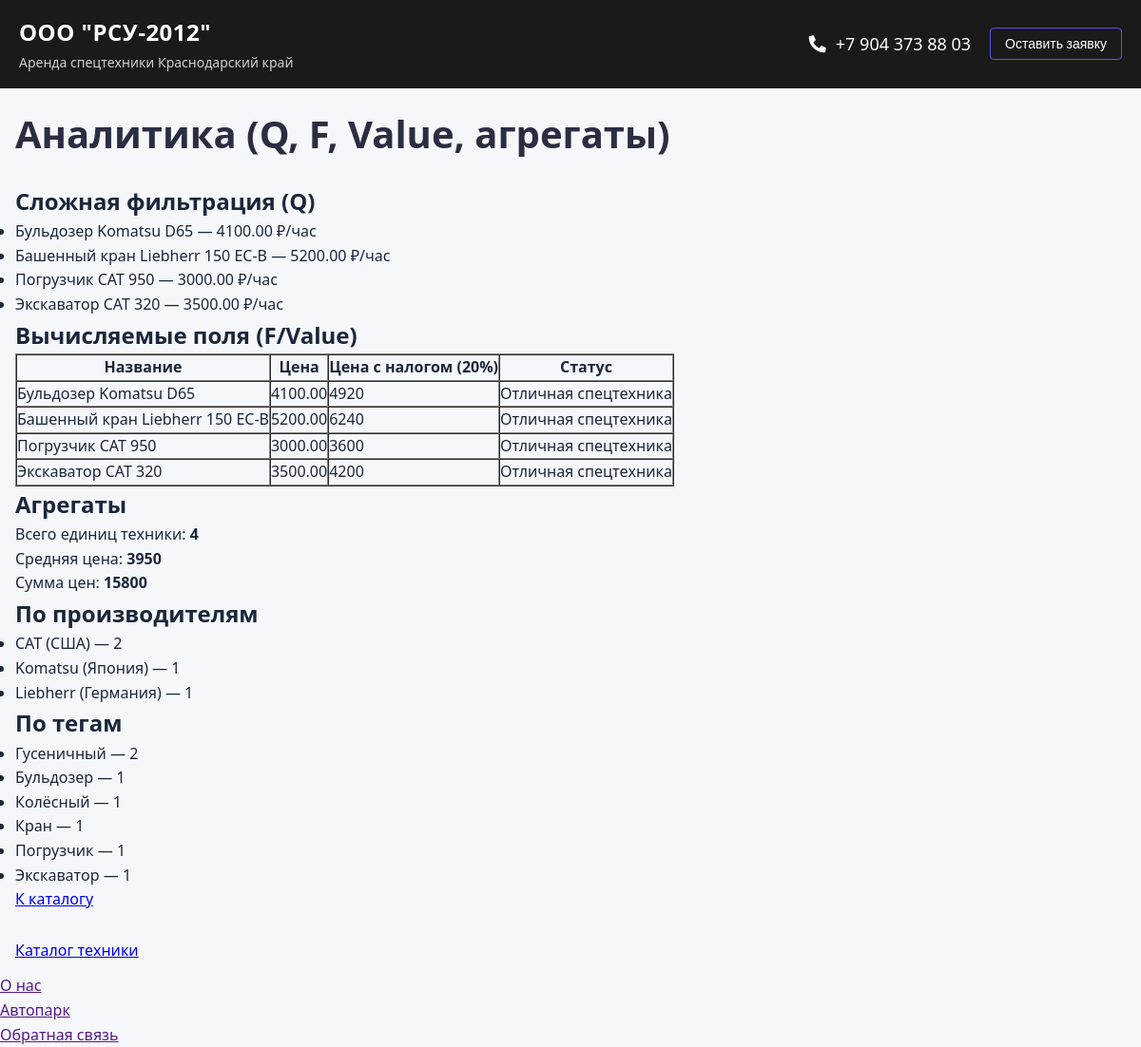
The page /analytics/ on the database its author committed.
### bid/models.py (models this page shows, shortened)
class Equipment(models.Model):
    class Status(models.IntegerChoices):
        DRAFT = 0, 'Черновик'
        PUBLISHED = 1, 'Опубликовано'
    title = models.CharField(max_length=255, verbose_name="Название техники")
    slug = models.SlugField(max_length=255, unique=True, db_index=True, verbose_name="URL")
    description = models.TextField(blank=True, verbose_name="Описание")
    price_per_hour = models.DecimalField(max_digits=10, decimal_places=2, verbose_name="Цена за час, ₽")
    time_create = models.DateTimeField(auto_now_add=True, verbose_name="Время создания")
    time_update = models.DateTimeField(auto_now=True, verbose_name="Время обновления")
    status = models.IntegerField(choices=Status.choices, default=Status.DRAFT, verbose_name="Публикация")
    manufacturer = models.ForeignKey(
        'Manufacturer',
        on_delete=models.SET_NULL,
        related_name='equipment',
        verbose_name="Производитель",
        null=True,
        blank=True,
    )
    tags = models.ManyToManyField(
        'Tag',
        related_name='equipment',
        verbose_name="Теги",
        blank=True,
    )
    objects = models.Manager()
    published = PublishedManager()
    class Meta:
        ordering = ['-time_create']
        indexes = [models.Index(fields=['-time_create'])]
        verbose_name = 'Единица техники'
        verbose_name_plural = 'Единицы техники'

class Manufacturer(models.Model):
    name = models.CharField(max_length=255, verbose_name="Производитель")
    country = models.CharField(max_length=100, verbose_name="Страна")
    class Meta:
        verbose_name = 'Производитель'
        verbose_name_plural = 'Производители'
        ordering = ['name']

class Tag(models.Model):
    name = models.CharField(max_length=50, unique=True, verbose_name="Тег")
    class Meta:
        verbose_name = 'Тег'
        verbose_name_plural = 'Теги'
        ordering = ['name']

### bid/views.py (the view)
# urls.py: path('analytics/', views.analytics_demo, name='analytics_demo'),
def analytics_demo(request):
    q_equipment = Equipment.objects.filter(
        Q(price_per_hour__gt=2500) | Q(title__icontains='экскават')
    )
    equipment_with_tax = Equipment.objects.annotate(
        price_with_tax=ExpressionWrapper(
            F('price_per_hour') * Value(Decimal('1.20')),
            output_field=DecimalField(max_digits=12, decimal_places=2),
        ),
        status_message=Value('Отличная спецтехника'),
    ).values('title', 'price_per_hour', 'price_with_tax', 'status_message')[:20]
    totals = Equipment.objects.aggregate(
        total_count=Count('id'),
        avg_price=Avg('price_per_hour'),
        sum_price=Sum('price_per_hour'),
    )
    by_manufacturer = (
        Manufacturer.objects
        .annotate(equipment_count=Count('equipment'))
        .values('name', 'country', 'equipment_count')
        .order_by('-equipment_count', 'name')
    )
    by_tag = (
        Tag.objects
        .annotate(equipment_count=Count('equipment'))
        .values('name', 'equipment_count')
        .order_by('-equipment_count', 'name')
    )
    context = {
        'q_equipment': q_equipment[:20],
        'equipment_with_tax': list(equipment_with_tax),
        'totals': totals,
        'by_manufacturer': list(by_manufacturer),
        'by_tag': list(by_tag),
    }
    return render(request, 'bid/analytics.html', context)

### homepage/templatetags/footernav.py (called while the page is built)
@register.simple_tag()
def get_categories():
    return views.menu

### templates/bid/analytics.html
{% extends 'base.html' %}
{% block content %}
<div class="container">
  <h1>Аналитика (Q, F, Value, агрегаты)</h1>
  <h2>Сложная фильтрация (Q)</h2>
  <ul>
    {% for e in q_equipment %}
      <li>{{ e.title }} — {{ e.price_per_hour }} ₽/час</li>
    {% empty %}
      <li>Ничего не найдено</li>
    {% endfor %}
  </ul>
  <h2>Вычисляемые поля (F/Value)</h2>
  <table border="1" cellpadding="6" cellspacing="0">
    <tr>
      <th>Название</th>
      <th>Цена</th>
      <th>Цена с налогом (20%)</th>
      <th>Статус</th>
    </tr>
    {% for e in equipment_with_tax %}
    <tr>
      <td>{{ e.title }}</td>
      <td>{{ e.price_per_hour }}</td>
      <td>{{ e.price_with_tax }}</td>
      <td>{{ e.status_message }}</td>
    </tr>
    {% endfor %}
  </table>
  <h2>Агрегаты</h2>
  <p>Всего единиц техники: <strong>{{ totals.total_count }}</strong></p>
  <p>Средняя цена: <strong>{{ totals.avg_price }}</strong></p>
  <p>Сумма цен: <strong>{{ totals.sum_price }}</strong></p>
  <h2>По производителям</h2>
  <ul>
    {% for row in by_manufacturer %}
      <li>{{ row.name }} ({{ row.country }}) — {{ row.equipment_count }}</li>
    {% empty %}
      <li>Нет данных</li>
    {% endfor %}
  </ul>
  <h2>По тегам</h2>
  <ul>
    {% for row in by_tag %}
      <li>{{ row.name }} — {{ row.equipment_count }}</li>
    {% empty %}
      <li>Нет данных</li>
    {% endfor %}
  </ul>
  <p><a href="{% url 'equipment_list' %}">К каталогу</a></p>
</div>
{% endblock %}

### static/css/homepage.css (style rules this page uses)
h1 { font-size: 2.5rem; font-weight: 700; color: #2b2d42; margin-bottom: 20px; }
* { box-sizing: border-box; margin: 0; padding: 0; font-family: 'Segoe UI', Tahoma, Geneva, Verdana, sans-serif; }
body { background-color: #f5f7fa; color: var(--dark); line-height: 1.6; }
.container { max-width: 1200px; margin: 0 auto; padding: 1rem; }

### rows shown on the page
Equipment: title "Бульдозер Komatsu D65", price_per_hour "4100.00", price_with_tax "4920", status_message "Отличная спецтехника"
Equipment: title "Башенный кран Liebherr 150 EC-B", price_per_hour "5200.00", price_with_tax "6240", status_message "Отличная спецтехника"
Equipment: title "Погрузчик CAT 950", price_per_hour "3000.00", price_with_tax "3600", status_message "Отличная спецтехника"
Equipment: title "Экскаватор CAT 320", price_per_hour "3500.00", price_with_tax "4200", status_message "Отличная спецтехника"
Manufacturer: name "CAT", country "США", equipment_count "2"
Manufacturer: name "Komatsu", country "Япония", equipment_count "1"
Manufacturer: name "Liebherr", country "Германия", equipment_count "1"
Tag: name "Гусеничный", equipment_count "2"
Tag: name "Бульдозер", equipment_count "1"
Tag: name "Колёсный", equipment_count "1"
Tag: name "Кран", equipment_count "1"
Tag: name "Погрузчик", equipment_count "1"
Tag: name "Экскаватор", equipment_count "1"

### other values the page prints
{{ totals.total_count }} "4"
{{ totals.avg_price }} "3950"
{{ totals.sum_price }} "15800"
{{ cat }} "O нас" "Автопарк" "Обратная связь"
